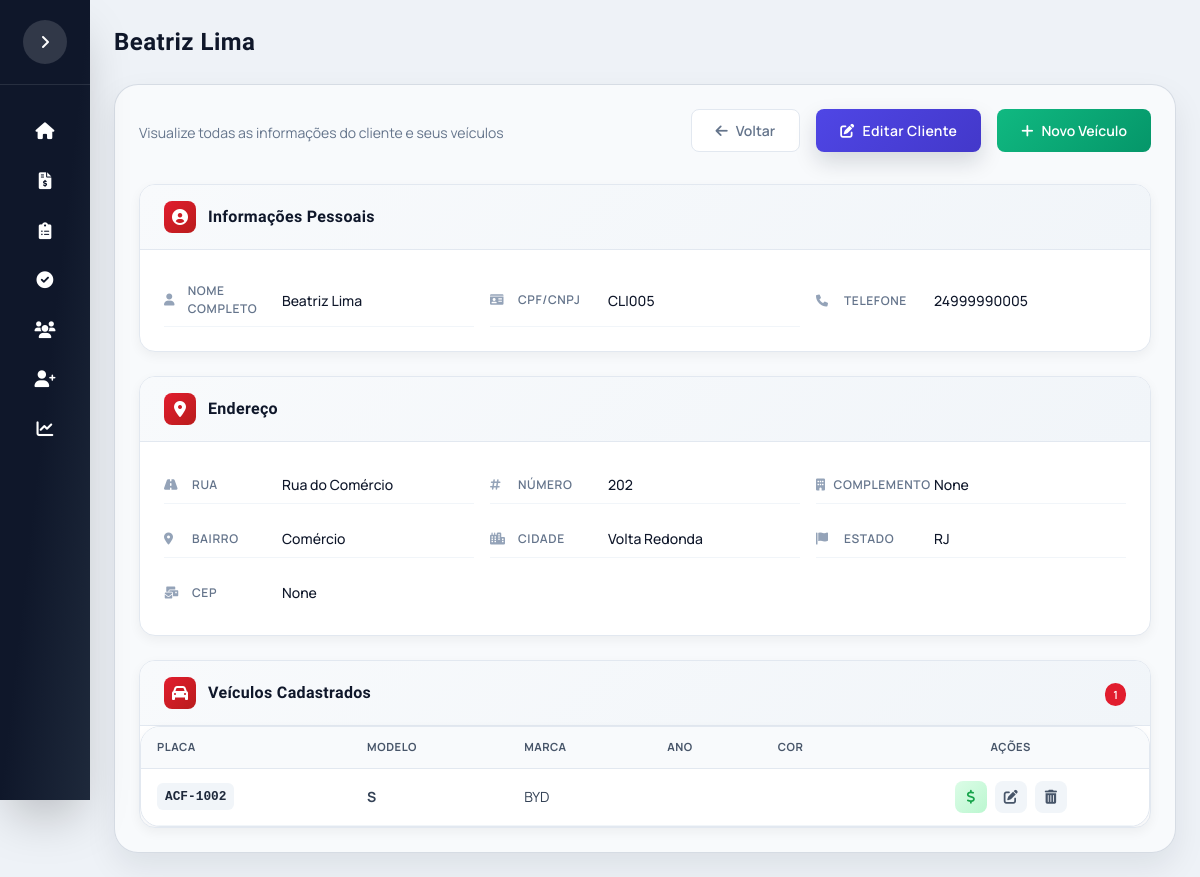
The page /cliente/5 on the database as committed earlier.
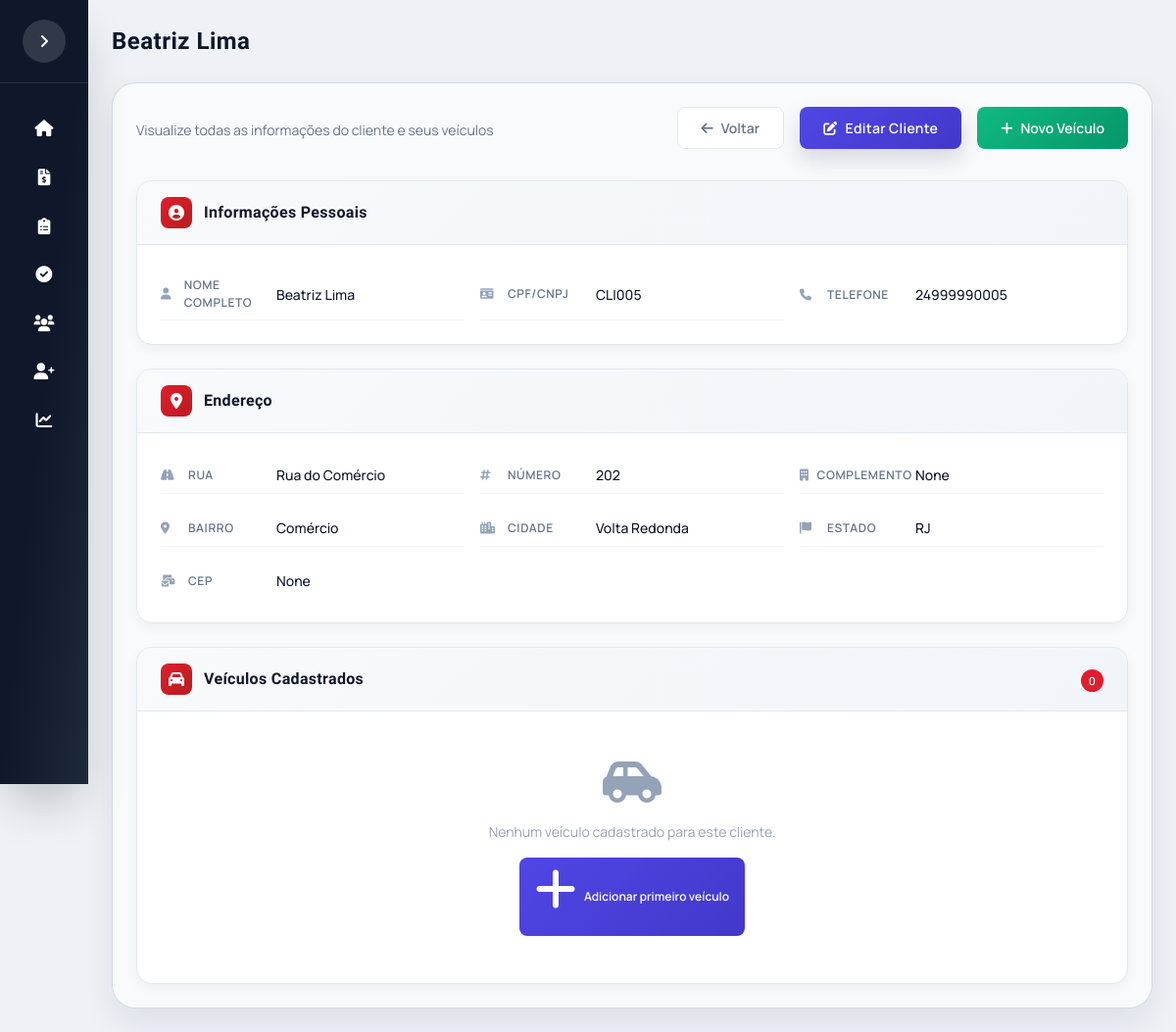
The same page on the database as committed later.
### app/models.py (models this page shows)
class Veiculo(db.Model):
    __tablename__ = "veiculos"
    id_veiculo = db.Column(db.Integer, primary_key=True, autoincrement=True)
    id_cliente = db.Column(db.Integer, db.ForeignKey("clientes.id_cliente"), nullable=False)
    veiculo_ativo = db.Column(db.Integer, default=1)
    placa = db.Column(db.String(7), unique=True, nullable=False)
    marca = db.Column(db.String(50), nullable=False)
    modelo = db.Column(db.String(80), nullable=False)
    ano = db.Column(db.Integer)
    cor = db.Column(db.String(30))
    orcamentos = db.relationship("Orcamento", backref="veiculo", lazy=True)

### app/routes.py (the view)
@main.route("/cliente/<int:id_cliente>")
def perfil_cliente(id_cliente):
    cliente = Cliente.query.get_or_404(id_cliente)
    return render_template(
        "cliente.html",
        cliente=cliente
    )

### templates/cliente.html (shortened to what the changed rows need)
{% extends "base.html" %}
{% block content %}
<div class="cliente-perfil-container">
    <div class="veiculos-card">
        <div class="card-header-custom">
            <div class="header-badge">
                {% set veiculos_ativos = [] %}
                {% for v in cliente.veiculos %}
                    {% if v.veiculo_ativo == 1 %}
                        {% set _ = veiculos_ativos.append(v) %}
                    {% endif %}
                {% endfor %}
                <span class="badge-veiculos">{{ veiculos_ativos|length }}</span>
            </div>
        </div>
        {% set veiculos_ativos = [] %}
        {% for v in cliente.veiculos %}
            {% if v.veiculo_ativo == 1 %}
                {% set _ = veiculos_ativos.append(v) %}
            {% endif %}
        {% endfor %}
        {% if veiculos_ativos %}
            <div class="table-wrapper">
                <table class="table-veiculos">
                    <thead>
                        <tr>
                            <th>Placa</th>
                            <th>Modelo</th>
                            <th>Marca</th>
                            <th>Ano</th>
                            <th>Cor</th>
                            <th style="text-align: center;">Ações</th>
                        </tr>
                    </thead>
                    <tbody>
                        {% for veiculo in veiculos_ativos %}
                        <tr>
                            <td data-label="Placa"><span class="placa-badge">{{ veiculo.placa.upper() }}</span></td>
                            <td data-label="Modelo"><strong>{{ veiculo.modelo }}</strong></td>
                            <td data-label="Marca">{{ veiculo.marca }}</td>
                            <td data-label="Ano">{{ veiculo.ano }}</td>
                            <td data-label="Cor">{{ veiculo.cor }}</td>
                            <td data-label="Ações" class="acoes-veiculo">
                                <a href="{{ url_for('main.form_orcamento', id_veiculo=veiculo.id_veiculo) }}" class="icon-btn-sm icon-btn-orcamento" data-tooltip="Novo orçamento">
                                    <i class="fas fa-dollar-sign"></i>
                                </a>
                                <a href="{{ url_for('main.editar_veiculo', id_veiculo=veiculo.id_veiculo) }}" class="icon-btn-sm" data-tooltip="Editar veículo">
                                    <i class="fas fa-edit"></i>
                                </a>
                                <form method="POST"
                                      action="{{ url_for('main.deletar_veiculo', id_veiculo=veiculo.id_veiculo) }}"
                                      style="display: inline;"
                                      onsubmit="event.preventDefault(); customConfirm({
                                          message: 'Tem certeza que deseja excluir este veículo?',
                                          title: 'Excluir Veículo',
                                          type: 'danger'
                                      }).then(confirmed => { if(confirmed) this.submit(); });">
                                    <button type="submit" class="icon-btn-sm" data-tooltip="Excluir veículo">
                                        <i class="fas fa-trash-alt"></i>
                                    </button>
                                </form>
                             </td>
                         </tr>
                        {% endfor %}
                    </tbody>
                </table>
            </div>
        {% else %}
            <div class="empty-state">
                <i class="fas fa-car-side"></i>
                <p>Nenhum veículo cadastrado para este cliente.</p>
                <a href="{{ url_for('main.novo_veiculo', id_cliente=cliente.id_cliente) }}" class="btn-primary-sm">
                    <i class="fas fa-plus"></i> Adicionar primeiro veículo
                </a>
            </div>
        {% endif %}
    </div>
</div>
{% endblock %}

Rows that differ between the two databases and show on the page:
removed Veiculo: placa "ACF-1002", modelo "S", marca "BYD"
Other text that changed with them:
{{ veiculos_ativos|length }}: "1" → "0"
text no longer shown: "PLACA MODELO MARCA ANO COR AÇÕES"
text now shown: "Nenhum veículo cadastrado para este cliente. Adicionar primeiro veículo"
